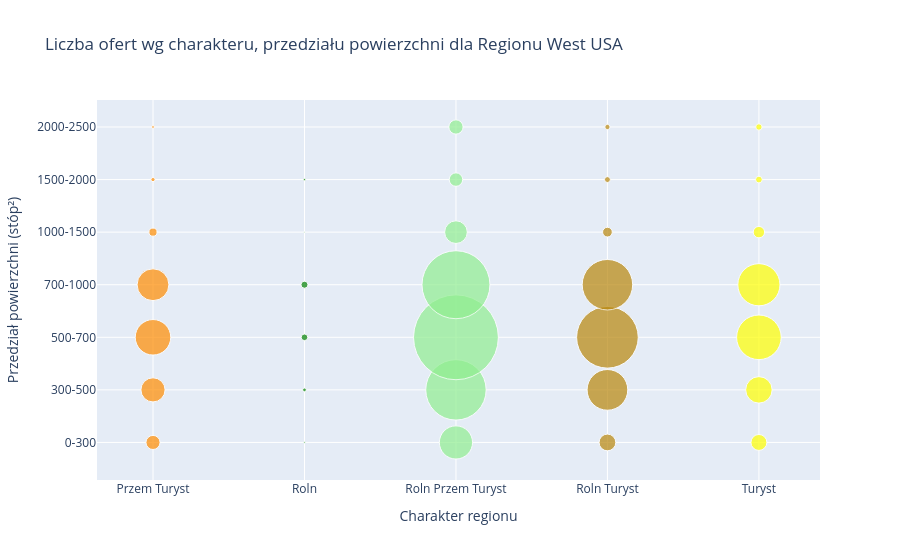

Notebook code cell kept with this figure:
### Code cell
agg_West1 = (
    df_West.groupby(
        ["charakter", "bin_square_feet"]
    )
    .size()
    .reset_index(name="liczba")
)

#print(agg.head())

# wykres
fig = px.scatter(
    agg_West1,
    x="charakter",
    y="bin_square_feet",
    color="charakter",
    color_discrete_map=charakter_colors,
    size="liczba",
    size_max=60,
    hover_data=["liczba"],
    labels={
        "charakter": "Charakter regionu",
        "bin_square_feet": "Przedział powierzchni (stóp²)"
    },
    title="Liczba ofert wg charakteru, przedziału powierzchni dla Regionu West USA"
)
fig.update_layout(showlegend=False)

#fig.update_layout(
#    width=1200,
#    height=800
#)

fig.show()

### Figure 1 — Plotly figure (JSON) as saved in the notebook; plotly's stock layout.template omitted (floating-point values rounded to 4 significant figures)
{"data": [{"customdata": [[145], [426], [920], [739], [48], [13], [6]], "hovertemplate": "Charakter regionu=%{x}<br>Przedział powierzchni (stóp²)=%{y}<br>liczba=%{customdata[0]}<extra></extra>", "legendgroup": "Przem Turyst", "marker": {"color": "darkorange", "size": [145, 426, 920, 739, 48, 13, 6], "sizemode": "area", "sizeref": 1.459, "symbol": "circle"}, "mode": "markers", "name": "Przem Turyst", "orientation": "v", "showlegend": true, "type": "scatter", "x": ["Przem Turyst", "Przem Turyst", "Przem Turyst", "Przem Turyst", "Przem Turyst", "Przem Turyst", "Przem Turyst"], "xaxis": "x", "y": ["0-300", "300-500", "500-700", "700-1000", "1000-1500", "1500-2000", "2000-2500"], "yaxis": "y"}, {"customdata": [[2], [10], [32], [36], [1], [4]], "hovertemplate": "Charakter regionu=%{x}<br>Przedział powierzchni (stóp²)=%{y}<br>liczba=%{customdata[0]}<extra></extra>", "legendgroup": "Roln", "marker": {"color": "green", "size": [2, 10, 32, 36, 1, 4], "sizemode": "area", "sizeref": 1.459, "symbol": "circle"}, "mode": "markers", "name": "Roln", "orientation": "v", "showlegend": true, "type": "scatter", "x": ["Roln", "Roln", "Roln", "Roln", "Roln", "Roln"], "xaxis": "x", "y": ["0-300", "300-500", "500-700", "700-1000", "1000-1500", "1500-2000"], "yaxis": "y"}, {"customdata": [[803], [2662], [5251], [3372], [375], [133], [149]], "hovertemplate": "Charakter regionu=%{x}<br>Przedział powierzchni (stóp²)=%{y}<br>liczba=%{customdata[0]}<extra></extra>", "legendgroup": "Roln Przem Turyst", "marker": {"color": "lightgreen", "size": [803, 2662, 5251, 3372, 375, 133, 149], "sizemode": "area", "sizeref": 1.459, "symbol": "circle"}, "mode": "markers", "name": "Roln Przem Turyst", "orientation": "v", "showlegend": true, "type": "scatter", "x": ["Roln Przem Turyst", "Roln Przem Turyst", "Roln Przem Turyst", "Roln Przem Turyst", "Roln Przem Turyst", "Roln Przem Turyst", "Roln Przem Turyst"], "xaxis": "x", "y": ["0-300", "300-500", "500-700", "700-1000", "1000-1500", "1500-2000", "2000-2500"], "yaxis": "y"}, {"customdata": [[204], [1208], [2772], [1860], [69], [25], [20]], "hovertemplate": "Charakter regionu=%{x}<br>Przedział powierzchni (stóp²)=%{y}<br>liczba=%{customdata[0]}<extra></extra>", "legendgroup": "Roln Turyst", "marker": {"color": "darkgoldenrod", "size": [204, 1208, 2772, 1860, 69, 25, 20], "sizemode": "area", "sizeref": 1.459, "symbol": "circle"}, "mode": "markers", "name": "Roln Turyst", "orientation": "v", "showlegend": true, "type": "scatter", "x": ["Roln Turyst", "Roln Turyst", "Roln Turyst", "Roln Turyst", "Roln Turyst", "Roln Turyst", "Roln Turyst"], "xaxis": "x", "y": ["0-300", "300-500", "500-700", "700-1000", "1000-1500", "1500-2000", "2000-2500"], "yaxis": "y"}, {"customdata": [[186], [511], [1452], [1297], [95], [33], [30]], "hovertemplate": "Charakter regionu=%{x}<br>Przedział powierzchni (stóp²)=%{y}<br>liczba=%{customdata[0]}<extra></extra>", "legendgroup": "Turyst", "marker": {"color": "yellow", "size": [186, 511, 1452, 1297, 95, 33, 30], "sizemode": "area", "sizeref": 1.459, "symbol": "circle"}, "mode": "markers", "name": "Turyst", "orientation": "v", "showlegend": true, "type": "scatter", "x": ["Turyst", "Turyst", "Turyst", "Turyst", "Turyst", "Turyst", "Turyst"], "xaxis": "x", "y": ["0-300", "300-500", "500-700", "700-1000", "1000-1500", "1500-2000", "2000-2500"], "yaxis": "y"}], "layout": {"legend": {"itemsizing": "constant", "title": {"text": "Charakter regionu"}, "tracegroupgap": 0}, "showlegend": false, "title": {"text": "Liczba ofert wg charakteru, przedziału powierzchni dla Regionu West USA"}, "xaxis": {"anchor": "y", "categoryarray": ["Przem Turyst", "Roln", "Roln Przem Turyst", "Roln Turyst", "Turyst"], "categoryorder": "array", "domain": [0, 1], "title": {"text": "Charakter regionu"}}, "yaxis": {"anchor": "x", "domain": [0, 1], "title": {"text": "Przedział powierzchni (stóp²)"}}}}
